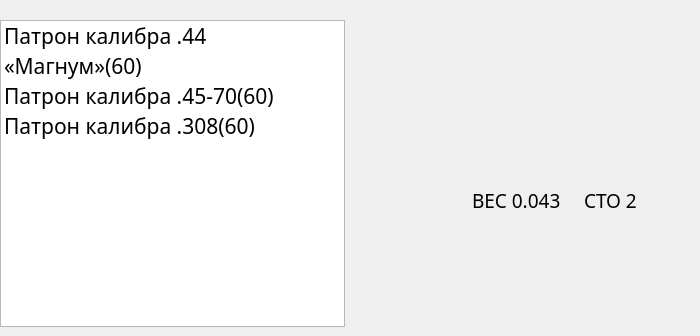
     <widget class="QWidget" name="ammo">
      <attribute name="title">
       <string>AMMO</string>
      </attribute>
      <widget class="QListWidget" name="ammo_list">
       <property name="geometry">
        <rect>
         <x>0</x>
         <y>20</y>
         <width>345</width>
         <height>307</height>
        </rect>
       </property>
       <property name="font">
        <font>
         <family>Roboto Mono</family>
         <pointsize>16</pointsize>
         <weight>50</weight>
         <bold>false</bold>
        </font>
       </property>
       <property name="focusPolicy">
        <enum>Qt::TabFocus</enum>
       </property>
       <property name="contextMenuPolicy">
        <enum>Qt::DefaultContextMenu</enum>
       </property>
       <property name="verticalScrollBarPolicy">
        <enum>Qt::ScrollBarAlwaysOff</enum>
       </property>
       <property name="horizontalScrollBarPolicy">
        <enum>Qt::ScrollBarAlwaysOff</enum>
       </property>
       <property name="sizeAdjustPolicy">
        <enum>QAbstractScrollArea::AdjustIgnored</enum>
       </property>
       <property name="autoScroll">
        <bool>false</bool>
       </property>
       <property name="editTriggers">
        <set>QAbstractItemView::NoEditTriggers</set>
       </property>
       <property name="showDropIndicator" stdset="0">
        <bool>false</bool>
       </property>
       <property name="flow">
        <enum>QListView::TopToBottom</enum>
       </property>
       <property name="isWrapping" stdset="0">
        <bool>true</bool>
       </property>
       <property name="wordWrap">
        <bool>true</bool>
       </property>
       <property name="selectionRectVisible">
        <bool>false</bool>
       </property>
       <property name="currentRow">
        <number>-1</number>
       </property>
       <property name="sortingEnabled">
        <bool>false</bool>
       </property>
       <item>
        <property name="text">
         <string>Патрон калибра .44 «Магнум»(60)</string>
        </property>
       </item>
       <item>
        <property name="text">
         <string>Патрон калибра .45-70(60)</string>
        </property>
       </item>
       <item>
        <property name="text">
         <string>Патрон калибра .308(60)</string>
        </property>
       </item>
      </widget>
      <widget class="QLabel" name="ammo_image">
       <property name="geometry">
        <rect>
         <x>360</x>
         <y>20</y>
         <width>331</width>
         <height>151</height>
        </rect>
       </property>
       <property name="text">
        <string>&lt;html&gt;&lt;head/&gt;&lt;body&gt;&lt;p&gt;&lt;br/&gt;&lt;/p&gt;&lt;/body&gt;&lt;/html&gt;</string>
       </property>
       <property name="alignment">
        <set>Qt::AlignCenter</set>
       </property>
      </widget>
      <widget class="QLabel" name="ammo_weight_label">
       <property name="geometry">
        <rect>
         <x>472</x>
         <y>181</y>
         <width>107</width>
         <height>38</height>
        </rect>
       </property>
       <property name="font">
        <font>
         <family>Roboto Mono</family>
         <pointsize>14</pointsize>
        </font>
       </property>
       <property name="text">
        <string>ВЕС 0.043</string>
       </property>
      </widget>
      <widget class="QLabel" name="ammo_cost_label">
       <property name="geometry">
        <rect>
         <x>584</x>
         <y>181</y>
         <width>107</width>
         <height>38</height>
        </rect>
       </property>
       <property name="font">
        <font>
         <family>Roboto Mono</family>
         <pointsize>14</pointsize>
        </font>
       </property>
       <property name="text">
        <string>СТО 2</string>
       </property>
      </widget>
     </widget>
